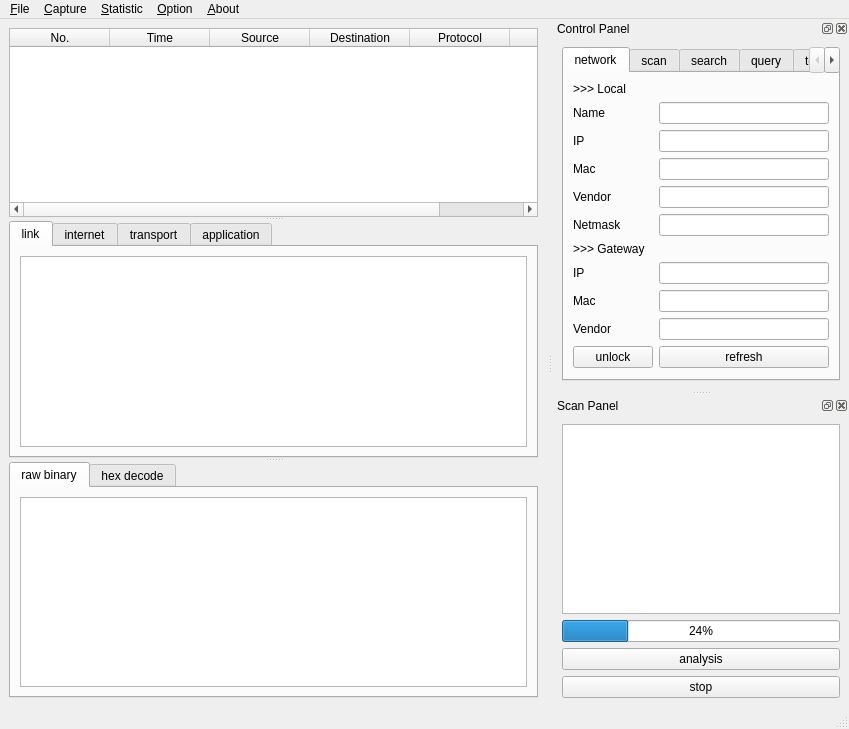
<?xml version="1.0" encoding="UTF-8"?>
<ui version="4.0">
 <class>MainWindow</class>
 <widget class="QMainWindow" name="MainWindow">
  <property name="geometry">
   <rect>
    <x>0</x>
    <y>0</y>
    <width>849</width>
    <height>729</height>
   </rect>
  </property>
  <property name="windowTitle">
   <string>MainWindow</string>
  </property>
  <widget class="QWidget" name="centralwidget">
   <layout class="QHBoxLayout" name="horizontalLayout_8">
    <item>
     <widget class="QSplitter" name="splitter">
      <property name="orientation">
       <enum>Qt::Vertical</enum>
      </property>
      <widget class="QTableWidget" name="conciseInfoTable">
       <property name="showGrid">
        <bool>false</bool>
       </property>
       <column>
        <property name="text">
         <string>No.</string>
        </property>
       </column>
       <column>
        <property name="text">
         <string>Time</string>
        </property>
       </column>
       <column>
        <property name="text">
         <string>Source</string>
        </property>
       </column>
       <column>
        <property name="text">
         <string>Destination</string>
        </property>
       </column>
       <column>
        <property name="text">
         <string>Protocol</string>
        </property>
       </column>
       <column>
        <property name="text">
         <string>Length</string>
        </property>
       </column>
      </widget>
      <widget class="QTabWidget" name="verboseInfoTab">
       <property name="currentIndex">
        <number>0</number>
       </property>
       <widget class="QWidget" name="linkTab">
        <attribute name="title">
         <string>link</string>
        </attribute>
        <layout class="QVBoxLayout" name="verticalLayout_7">
         <item>
          <widget class="QPlainTextEdit" name="linkTextEdit"/>
         </item>
        </layout>
       </widget>
       <widget class="QWidget" name="interTab">
        <attribute name="title">
         <string>internet</string>
        </attribute>
        <layout class="QVBoxLayout" name="verticalLayout_6">
         <item>
          <widget class="QPlainTextEdit" name="interTextEdit"/>
         </item>
        </layout>
       </widget>
       <widget class="QWidget" name="transTab">
        <attribute name="title">
         <string>transport</string>
        </attribute>
        <layout class="QVBoxLayout" name="verticalLayout_5">
         <item>
          <widget class="QPlainTextEdit" name="TransTextEdit"/>
         </item>
        </layout>
       </widget>
       <widget class="QWidget" name="appTab">
        <attribute name="title">
         <string>application</string>
        </attribute>
        <layout class="QVBoxLayout" name="verticalLayout_4">
         <item>
          <widget class="QPlainTextEdit" name="appTextEdit"/>
         </item>
        </layout>
       </widget>
      </widget>
      <widget class="QTabWidget" name="decodeInfoTab">
       <property name="currentIndex">
        <number>0</number>
       </property>
       <widget class="QWidget" name="rawTab">
        <attribute name="title">
         <string>raw binary</string>
        </attribute>
        <layout class="QVBoxLayout" name="verticalLayout_8">
         <item>
          <widget class="QPlainTextEdit" name="rawTextEdit"/>
         </item>
        </layout>
       </widget>
       <widget class="QWidget" name="hexTab">
        <attribute name="title">
         <string>hex decode</string>
        </attribute>
        <layout class="QVBoxLayout" name="verticalLayout_9">
         <item>
          <widget class="QPlainTextEdit" name="hexTextEdit"/>
         </item>
        </layout>
       </widget>
      </widget>
     </widget>
    </item>
   </layout>
  </widget>
  <widget class="QMenuBar" name="menubar">
   <property name="geometry">
    <rect>
     <x>0</x>
     <y>0</y>
     <width>849</width>
     <height>26</height>
    </rect>
   </property>
   <widget class="QMenu" name="menu_File">
    <property name="title">
     <string>&amp;File</string>
    </property>
    <widget class="QMenu" name="menu_export">
     <property name="title">
      <string>&amp;export</string>
     </property>
     <widget class="QMenu" name="menuNetwork_info">
      <property name="title">
       <string>&amp;network info</string>
      </property>
      <addaction name="actionNetCSV"/>
      <addaction name="actionNetJSON"/>
      <addaction name="actionNetPlain"/>
     </widget>
     <widget class="QMenu" name="menuLAN_info">
      <property name="title">
       <string>&amp;LAN info</string>
      </property>
      <addaction name="actionLANCSV"/>
      <addaction name="actionLANJSON"/>
      <addaction name="actionLANPlain"/>
     </widget>
     <widget class="QMenu" name="menuPackets_info">
      <property name="title">
       <string>&amp;packets info</string>
      </property>
      <addaction name="actionPktCSV"/>
      <addaction name="actionPktJSON"/>
      <addaction name="actionPktPlain"/>
     </widget>
     <addaction name="menuNetwork_info"/>
     <addaction name="menuLAN_info"/>
     <addaction name="menuPackets_info"/>
    </widget>
    <addaction name="action_Save"/>
    <addaction name="action_Open"/>
    <addaction name="separator"/>
    <addaction name="menu_export"/>
    <addaction name="separator"/>
    <addaction name="action_close"/>
   </widget>
   <widget class="QMenu" name="menu_Capture">
    <property name="title">
     <string>&amp;Capture</string>
    </property>
    <addaction name="action_Start"/>
    <addaction name="separator"/>
    <addaction name="action_Stop"/>
    <addaction name="separator"/>
    <addaction name="action_Restart"/>
   </widget>
   <widget class="QMenu" name="menu_Statistic">
    <property name="title">
     <string>&amp;Statistic</string>
    </property>
    <widget class="QMenu" name="menu_protocol">
     <property name="title">
      <string>&amp;protocol</string>
     </property>
     <addaction name="action_ProBar"/>
     <addaction name="action_ProHbar"/>
     <addaction name="action_ProPie"/>
    </widget>
    <widget class="QMenu" name="menu_length">
     <property name="title">
      <string>&amp;length</string>
     </property>
     <addaction name="action_LenBar"/>
     <addaction name="action_LenHbar"/>
     <addaction name="action_LenPie"/>
    </widget>
    <widget class="QMenu" name="menu_time">
     <property name="title">
      <string>&amp;time</string>
     </property>
     <addaction name="action_TimeBar"/>
     <addaction name="action_TimeHbar"/>
     <addaction name="action_TimePie"/>
    </widget>
    <addaction name="menu_protocol"/>
    <addaction name="menu_length"/>
    <addaction name="menu_time"/>
   </widget>
   <widget class="QMenu" name="menu_Option">
    <property name="title">
     <string>&amp;Option</string>
    </property>
    <addaction name="separator"/>
    <addaction name="action_Filter"/>
    <addaction name="separator"/>
    <addaction name="action_RefreshRank"/>
   </widget>
   <widget class="QMenu" name="menu_About">
    <property name="title">
     <string>&amp;About</string>
    </property>
    <addaction name="action_Help"/>
    <addaction name="separator"/>
    <addaction name="action_Author"/>
    <addaction name="separator"/>
    <addaction name="action_Rank"/>
   </widget>
   <addaction name="menu_File"/>
   <addaction name="menu_Capture"/>
   <addaction name="menu_Statistic"/>
   <addaction name="menu_Option"/>
   <addaction name="menu_About"/>
  </widget>
  <widget class="QStatusBar" name="statusbar"/>
  <widget class="QDockWidget" name="controlDock">
   <property name="enabled">
    <bool>true</bool>
   </property>
   <property name="floating">
    <bool>false</bool>
   </property>
   <property name="windowTitle">
    <string>Control Panel</string>
   </property>
   <attribute name="dockWidgetArea">
    <number>2</number>
   </attribute>
   <widget class="QWidget" name="controlDockContents">
    <layout class="QHBoxLayout" name="horizontalLayout_2">
     <item>
      <widget class="QTabWidget" name="controlTabManage">
       <property name="currentIndex">
        <number>0</number>
       </property>
       <property name="tabBarAutoHide">
        <bool>false</bool>
       </property>
       <widget class="QWidget" name="networkTab">
        <attribute name="title">
         <string>network</string>
        </attribute>
        <layout class="QFormLayout" name="formLayout">
         <item row="1" column="0">
          <widget class="QLabel" name="nameLabel">
           <property name="text">
            <string>Name</string>
           </property>
          </widget>
         </item>
         <item row="1" column="1">
          <widget class="QLineEdit" name="nameLineEdit"/>
         </item>
         <item row="2" column="0">
          <widget class="QLabel" name="ipLabel">
           <property name="text">
            <string>IP</string>
           </property>
          </widget>
         </item>
         <item row="2" column="1">
          <widget class="QLineEdit" name="ipLineEdit"/>
         </item>
         <item row="3" column="0">
          <widget class="QLabel" name="macLabel">
           <property name="text">
            <string>Mac</string>
           </property>
          </widget>
         </item>
         <item row="3" column="1">
          <widget class="QLineEdit" name="macLineEdit"/>
         </item>
         <item row="4" column="0">
          <widget class="QLabel" name="vendorLabel">
           <property name="text">
            <string>Vendor</string>
           </property>
          </widget>
         </item>
         <item row="4" column="1">
          <widget class="QLineEdit" name="vendorLineEdit"/>
         </item>
         <item row="5" column="0">
          <widget class="QLabel" name="netmaskLabel">
           <property name="text">
            <string>Netmask</string>
           </property>
          </widget>
         </item>
         <item row="5" column="1">
          <widget class="QLineEdit" name="netmaskLineEdit"/>
         </item>
         <item row="7" column="0">
          <widget class="QLabel" name="gwIpLabel">
           <property name="text">
            <string>IP</string>
           </property>
          </widget>
         </item>
         <item row="10" column="0">
          <widget class="QLabel" name="gwVendorLabel">
           <property name="text">
            <string>Vendor</string>
           </property>
          </widget>
         </item>
         <item row="10" column="1">
          <widget class="QLineEdit" name="gwVendorLineEdit"/>
         </item>
         <item row="13" column="1">
          <widget class="QPushButton" name="refreshButton">
           <property name="text">
            <string>refresh</string>
           </property>
          </widget>
         </item>
         <item row="0" column="0">
          <widget class="QLabel" name="localLabel">
           <property name="text">
            <string>&gt;&gt;&gt; Local</string>
           </property>
          </widget>
         </item>
         <item row="6" column="0">
          <widget class="QLabel" name="gwLabel">
           <property name="text">
            <string>&gt;&gt;&gt; Gateway</string>
           </property>
          </widget>
         </item>
         <item row="8" column="0">
          <widget class="QLabel" name="gwMacLabel">
           <property name="text">
            <string>Mac</string>
           </property>
          </widget>
         </item>
         <item row="13" column="0">
          <widget class="QPushButton" name="unlockButton">
           <property name="text">
            <string>unlock</string>
           </property>
          </widget>
         </item>
         <item row="7" column="1">
          <widget class="QLineEdit" name="gwIpLineEdit"/>
         </item>
         <item row="8" column="1">
          <widget class="QLineEdit" name="gwMacLineEdit"/>
         </item>
        </layout>
       </widget>
       <widget class="QWidget" name="scanTab">
        <attribute name="title">
         <string>scan</string>
        </attribute>
        <layout class="QVBoxLayout" name="verticalLayout_3">
         <item>
          <widget class="QLabel" name="rangeLabel">
           <property name="text">
            <string>Range</string>
           </property>
          </widget>
         </item>
         <item>
          <widget class="QLineEdit" name="rangeLineEdit"/>
         </item>
         <item>
          <widget class="QPushButton" name="rangeButton">
           <property name="text">
            <string>range scan</string>
           </property>
          </widget>
         </item>
         <item>
          <widget class="QLabel" name="maskLabel">
           <property name="text">
            <string>Mask</string>
           </property>
          </widget>
         </item>
         <item>
          <widget class="QLineEdit" name="maskLineEdit"/>
         </item>
         <item>
          <widget class="QPushButton" name="maskButton">
           <property name="text">
            <string>mask scan</string>
           </property>
          </widget>
         </item>
        </layout>
       </widget>
       <widget class="QWidget" name="searchTab">
        <attribute name="title">
         <string>search</string>
        </attribute>
        <layout class="QFormLayout" name="formLayout_4">
         <item row="0" column="0">
          <widget class="QLabel" name="searchLabel">
           <property name="text">
            <string>Search</string>
           </property>
          </widget>
         </item>
         <item row="0" column="1">
          <widget class="QLineEdit" name="searchLineEdit"/>
         </item>
         <item row="1" column="1">
          <widget class="QPushButton" name="searchButton">
           <property name="text">
            <string>search</string>
           </property>
          </widget>
         </item>
        </layout>
       </widget>
       <widget class="QWidget" name="ipinfoTab">
        <attribute name="title">
         <string>query</string>
        </attribute>
        <layout class="QFormLayout" name="formLayout_3">
         <item row="0" column="0">
          <widget class="QLabel" name="sipLabel">
           <property name="text">
            <string>Query IP</string>
           </property>
          </widget>
         </item>
         <item row="0" column="1">
          <widget class="QLineEdit" name="sipLineEdit"/>
         </item>
         <item row="1" column="0" colspan="2">
          <widget class="QTextEdit" name="sipTextEdit"/>
         </item>
         <item row="2" column="0">
          <widget class="QPushButton" name="sipButton">
           <property name="text">
            <string>query</string>
           </property>
          </widget>
         </item>
        </layout>
       </widget>
       <widget class="QWidget" name="termTab">
        <attribute name="title">
         <string>term</string>
        </attribute>
        <layout class="QGridLayout" name="gridLayout">
         <item row="0" column="0">
          <widget class="QLabel" name="termLabel">
           <property name="text">
            <string>Query Term</string>
           </property>
          </widget>
         </item>
         <item row="0" column="1">
          <widget class="QLineEdit" name="termLineEdit"/>
         </item>
         <item row="2" column="0" colspan="2">
          <widget class="QPushButton" name="termButton">
           <property name="text">
            <string>query</string>
           </property>
          </widget>
         </item>
         <item row="1" column="0" colspan="2">
          <widget class="QTextEdit" name="termTextEdit"/>
         </item>
        </layout>
       </widget>
      </widget>
     </item>
    </layout>
   </widget>
  </widget>
  <widget class="QDockWidget" name="scanDock">
   <property name="windowTitle">
    <string>Scan Panel</string>
   </property>
   <attribute name="dockWidgetArea">
    <number>2</number>
   </attribute>
   <widget class="QWidget" name="scanDockContents">
    <layout class="QVBoxLayout" name="verticalLayout">
     <item>
      <widget class="QListWidget" name="nodeListWidget"/>
     </item>
     <item>
      <widget class="QProgressBar" name="scanProgressBar">
       <property name="value">
        <number>24</number>
       </property>
      </widget>
     </item>
     <item>
      <widget class="QPushButton" name="analysisButton">
       <property name="text">
        <string>analysis</string>
       </property>
      </widget>
     </item>
     <item>
      <widget class="QPushButton" name="stopButton">
       <property name="text">
        <string>stop</string>
       </property>
      </widget>
     </item>
    </layout>
   </widget>
  </widget>
  <action name="action_Save">
   <property name="text">
    <string>&amp;save</string>
   </property>
  </action>
  <action name="action_Open">
   <property name="text">
    <string>&amp;open</string>
   </property>
  </action>
  <action name="action_Export">
   <property name="text">
    <string>&amp;Export</string>
   </property>
  </action>
  <action name="actionNetCSV">
   <property name="text">
    <string>&amp;CSV</string>
   </property>
  </action>
  <action name="actionNetJSON">
   <property name="text">
    <string>&amp;JSON</string>
   </property>
  </action>
  <action name="actionNetPlain">
   <property name="text">
    <string>&amp;plain text</string>
   </property>
  </action>
  <action name="actionLANCSV">
   <property name="text">
    <string>CSV</string>
   </property>
  </action>
  <action name="actionLANJSON">
   <property name="text">
    <string>JSON</string>
   </property>
  </action>
  <action name="actionLANPlain">
   <property name="text">
    <string>plain text</string>
   </property>
  </action>
  <action name="actionPktCSV">
   <property name="text">
    <string>CSV</string>
   </property>
  </action>
  <action name="actionPktJSON">
   <property name="text">
    <string>JSON</string>
   </property>
  </action>
  <action name="actionPktPlain">
   <property name="text">
    <string>plain text</string>
   </property>
  </action>
  <action name="action_Start">
   <property name="text">
    <string>&amp;start</string>
   </property>
  </action>
  <action name="actionSto_p">
   <property name="text">
    <string>sto&amp;p</string>
   </property>
  </action>
  <action name="action_restart">
   <property name="text">
    <string>&amp;restart</string>
   </property>
  </action>
  <action name="action_ProBar">
   <property name="text">
    <string>&amp;bar</string>
   </property>
  </action>
  <action name="action_ProHbar">
   <property name="text">
    <string>&amp;hbar</string>
   </property>
  </action>
  <action name="action_ProPie">
   <property name="text">
    <string>&amp;pie</string>
   </property>
  </action>
  <action name="action_LenBar">
   <property name="text">
    <string>&amp;bar</string>
   </property>
  </action>
  <action name="action_LenHbar">
   <property name="text">
    <string>&amp;hbar</string>
   </property>
  </action>
  <action name="action_LenPie">
   <property name="text">
    <string>&amp;pie</string>
   </property>
  </action>
  <action name="action_TimeBar">
   <property name="text">
    <string>&amp;bar</string>
   </property>
  </action>
  <action name="action_TimeHbar">
   <property name="text">
    <string>&amp;hbar</string>
   </property>
  </action>
  <action name="action_TimePie">
   <property name="text">
    <string>&amp;pie</string>
   </property>
  </action>
  <action name="action_Stop">
   <property name="text">
    <string>sto&amp;p</string>
   </property>
  </action>
  <action name="action_Restart">
   <property name="text">
    <string>&amp;restart</string>
   </property>
  </action>
  <action name="action_Help">
   <property name="text">
    <string>&amp;help</string>
   </property>
  </action>
  <action name="action_Author">
   <property name="text">
    <string>&amp;author</string>
   </property>
  </action>
  <action name="action_close">
   <property name="text">
    <string>&amp;close</string>
   </property>
   <property name="shortcut">
    <string>Ctrl+Q</string>
   </property>
  </action>
  <action name="action_rank">
   <property name="text">
    <string>&amp;rank</string>
   </property>
  </action>
  <action name="action_Rank">
   <property name="text">
    <string>&amp;rank</string>
   </property>
  </action>
  <action name="action_Filter">
   <property name="text">
    <string>&amp;filter</string>
   </property>
  </action>
  <action name="action_RefreshRank">
   <property name="text">
    <string>&amp;refresh rank</string>
   </property>
  </action>
 </widget>
 <resources/>
 <connections/>
</ui>
